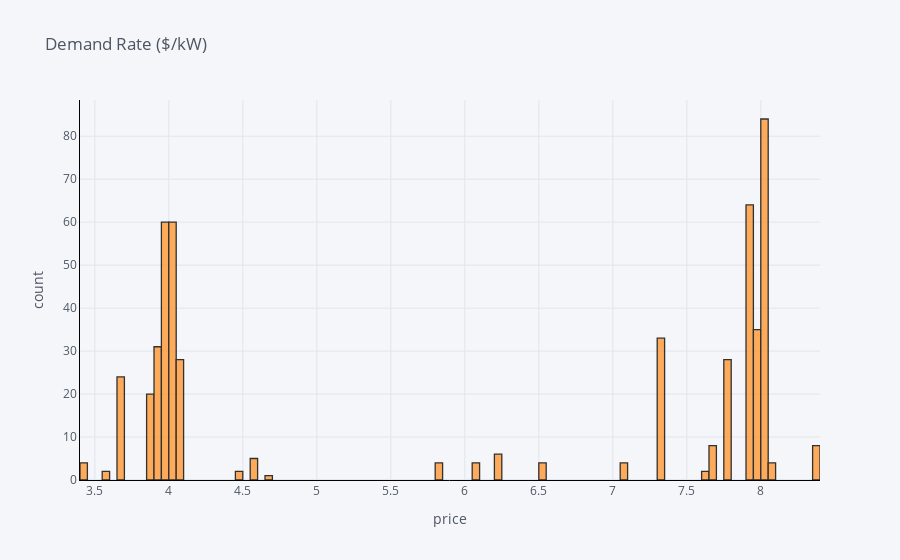

Notebook code for this chart:
### Code cell
ny_electricsupply['Demand Rate ($/kW)'].iplot(kind='hist', bins=100, xTitle='price', linecolor='black', yTitle='count', title='Demand Rate ($/kW)')

### Figure 1 — Plotly figure (JSON) as saved in the notebook; plotly's stock layout.template omitted (floating-point values rounded to 4 significant figures; data arrays with more than 128 entries replaced by an {"elided": "..."} marker saying what was removed)
{"data": [{"opacity": 0.8, "name": "Demand Rate ($/kW)", "histnorm": "", "nbinsx": 100, "histfunc": "count", "marker": {"color": "rgba(255, 153, 51, 1.0)", "line": {"color": "#000000", "width": 1.3}}, "x": {"elided": "579 float values"}, "type": "histogram", "orientation": "v"}], "layout": {"xaxis": {"tickfont": {"color": "#4D5663"}, "title": {"text": "price", "font": {"color": "#4D5663"}}, "showgrid": true, "zerolinecolor": "#E1E5ED", "gridcolor": "#E1E5ED", "linecolor": "black"}, "title": {"text": "Demand Rate ($/kW)", "font": {"color": "#4D5663"}}, "paper_bgcolor": "#F5F6F9", "plot_bgcolor": "#F5F6F9", "yaxis": {"tickfont": {"color": "#4D5663"}, "title": {"text": "count", "font": {"color": "#4D5663"}}, "showgrid": true, "zerolinecolor": "#E1E5ED", "gridcolor": "#E1E5ED", "linecolor": "black"}, "barmode": "overlay", "legend": {"bgcolor": "#F5F6F9", "font": {"color": "#4D5663"}}}}
